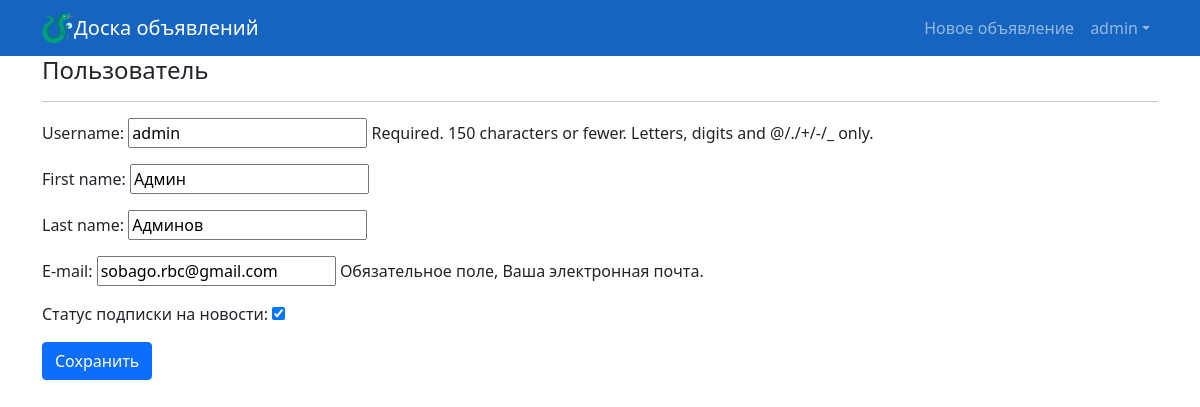
The page /accounts/profile/1/edit (signed in) on the database its author committed.
### accounts/models.py (models this page shows)
class MyUser(AbstractUser):
    USERNAME_FIELD = 'email'
    email = models.EmailField(('E-mail'), unique=True, help_text='Обязательное поле, Ваша электронная почта.')
    REQUIRED_FIELDS = ['username', ]
    subscriber = models.BooleanField(
        ("Статус подписки на новости"),
        default=True,
    )

### accounts/views.py (the view)
# urls.py: path('profile/<int:pk>/edit', ProfileUpdate.as_view(), name='profile_update'),
class ProfileUpdate(LoginRequiredMixin, UpdateView):
    form_class = UserForm
    model = MyUser
    template_name = 'profile_edit.html'
    success_url = '/'

### accounts/forms.py
class UserForm(forms.ModelForm):
    class Meta:
        model = MyUser
        fields = [
            'username',
            'first_name',
            'last_name',
            'email',
            'subscriber',
        ]

### accounts/templates/profile_edit.html (shortened to what this page needs)
{% extends "base.html" %}
{% block content %}
    <h4>Пользователь</h4>
    <hr>
    <form action="" method="post">
        {{ form.as_p }}
        <input class="btn btn-primary" type="submit" value="Сохранить">
    </form>
{% endblock %}

### board/templates/board/base.html (shortened to what this page needs)
<!DOCTYPE html>
<html lang="ru">
    <head>
        {% load static %}
        <link href="{% static 'css/styles.css' %}" rel="stylesheet" />
    </head>
    <body>
        <nav class="navbar navbar-expand-lg navbar-dark bg-dark">
            <div class="container">
                <img src="{% static 'dragonside-svgrepo-com.svg' %}" width='32' height='32'>
                <a class="navbar-brand" href="/">Доска объявлений</a>
                <div class="collapse navbar-collapse" id="navbarSupportedContent">
                    <ul class="navbar-nav ms-auto mb-2 mb-lg-0">
                        <li class="nav-item"><a class="nav-link" href="{% url 'ad_create' %}">Новое объявление</a></li>
                        {% if user.is_authenticated %}
                        <li class="nav-item dropdown">
                            <a class="nav-link dropdown-toggle" id="navbarDropdown" href="#" role="button" data-bs-toggle="dropdown" aria-expanded="false">{{ user.username }}</a>
                        </li>
                        {% else %}
                        <a class="nav-link active" aria-current="page" href="{% url 'login' %}">Авторизация</a>
                        {% endif %}
                    </ul>
                </div>
            </div>
        </nav>
        <div class="container">
            {% block content %}
            {% endblock %}
        </div>
    </body>
</html>

### rows shown on the page
MyUser: username "admin", first_name "Админ", last_name "Админов", email "sobago.rbc@gmail.com", subscriber "☑"
